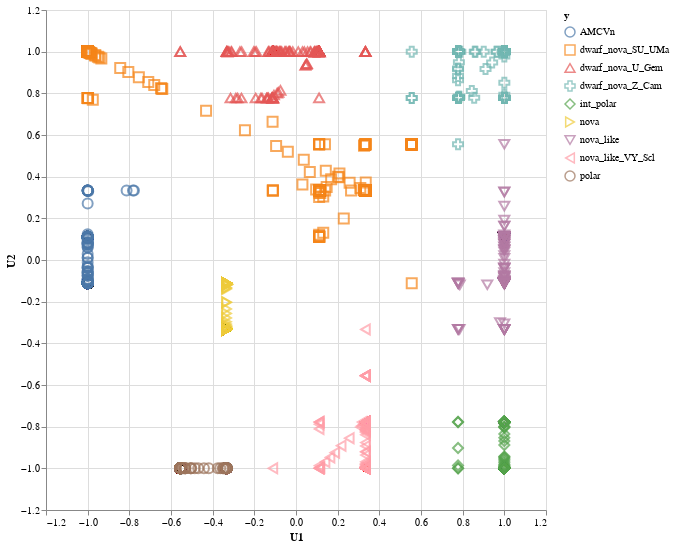

Notebook code for this chart:
### Markdown cell above
### Using class probabilities as input

### Code cell
# Preliminaries
# If you try to create a plot that will directly embed a dataset with more than 5000 rows, you will see a MaxRowsError:
# This is not because Altair cannot handle larger datasets, but it is because it is important for the user to think carefully 
# about how large datasets are handled. As noted above in Why does Altair lead to such extremely large notebooks?, 
# it is quite easy to end up with very large notebooks if you make many visualizations of a large dataset, and this error 
# is a way of preventing that.
# If you are certain you would like to embed your dataset within the visualization specification, you can disable the 
# MaxRows check with the following:

alt.data_transformers.disable_max_rows()


# These are all our class probabilities from our original model.
labels2 = enc.classes_.tolist()
preds_train = mod.predict_proba(X_train_fnl)
preds_train_orig = mod.predict_proba(X_train_imp)
preds_X = mod.predict_proba(X_final)
preds_test = mod.predict_proba(X_test_fnl)

# Let's add some column names.
preds_train_df = pd.DataFrame()
for count, name in enumerate(labels2):
    preds_train_df[name] = preds_train[:,count]

preds_train_orig_df = pd.DataFrame()
for count, name in enumerate(labels2):
    preds_train_orig_df[name] = preds_train_orig[:,count]

preds_test_df = pd.DataFrame()
for count, name in enumerate(labels2):
    preds_test_df[name] = preds_test[:,count]

# Just alter the scalerfit to change the data that is used to scale the data.
scalerfit = preds_train_df
scaler = StandardScaler().fit(scalerfit)
preds_train_df = scaler.transform(preds_train_df)
preds_test_df = scaler.transform(preds_test_df)
preds_train_orig_df = scaler.transform(preds_train_orig_df)

# Change train depending on whether you want ugtm to use the training or test data for the latent space.
# Change test, and labels depending on whether you want to see the projections of the training or test data onto the latent space.
# Change X set which dataset you want to see the features for, this will be the same test.
train = preds_train_df # preds_train_df, preds_test_df, preds_train_orig_df
test = preds_train_df # preds_train_df, preds_test_df, preds_train_orig_df
labels = y_train_fnl # y_train_fnl, y_test_fnl, y_train
X_set = X_train_fnl # X_train_fnl, X_test_fnl, X_train_imp

gtm_model = ugtm.runGTM(train,verbose=False,k=10)

# Use the following if you want to see the projections of the test data onto the latent space.
transformed=ugtm.transform(optimizedModel=gtm_model,train=train,test=test)

# mean projection
# mean position of each data point in latent space.
# Further information located here: https://ugtm.readthedocs.io/en/latest/ugtm.html?highlight=ugtm.matY#module-ugtm.ugtm_classes/
# For projection of test data use: mean_u = transformed.matMeans, otherwise use:
# mean_u = gtm_model.matMeans
mean_u = transformed.matMeans

mean_u = pd.DataFrame(mean_u, columns=['U1','U2'])

# Add the labels to the latent space. Since we are using the training data, we use y_train_fnl, otherwise use y_test_fnl.
mean_u_labels = mean_u.copy()
mean_u_labels['y'] = enc.inverse_transform(labels)
# If using either the non-resampled training data or the test data, use the following to append the original index.
# mean_u_labels['index'] = X_train_fnl_idx

# May also use. Actually you can't as this is just a scikit learn wrapper and does not contain the methods of the above.
gtm_model2 = eGTM(k=10,verbose=False).fit(train).transform(train)
mean_u2 = pd.DataFrame()
mean_u2['U1'] = gtm_model2[:,0]
mean_u2['U2'] = gtm_model2[:,1]

# Plot the latent space. But do so with a combination of different shapes and colours.

selection = alt.selection_point(fields=['series'], bind='legend')

alt.Chart(mean_u_labels, width=500, height=500).mark_point(size=100).encode(
    x='U1', 
    y='U2',
    color= 'y',
    shape='y',
    tooltip=['y']
    # opacity=alt.condition(selection, alt.value(1), alt.value(0.2))
    )

### Figure 1 — Vega-Lite specification as saved in the notebook (floating-point values rounded to 4 significant figures; data arrays with more than 128 entries replaced by an {"elided": "..."} marker saying what was removed)
{"config": {"view": {"continuousWidth": 300, "continuousHeight": 300}}, "data": {"name": "data-93af94eb253bdd4909443aa8be6a5316"}, "mark": {"type": "point", "size": 100}, "encoding": {"color": {"field": "y", "type": "nominal"}, "shape": {"field": "y", "type": "nominal"}, "tooltip": [{"field": "y", "type": "nominal"}], "x": {"field": "U1", "type": "quantitative"}, "y": {"field": "U2", "type": "quantitative"}}, "height": 500, "width": 500, "$schema": "https://vega.github.io/schema/vega-lite/v5.8.0.json", "datasets": {"data-93af94eb253bdd4909443aa8be6a5316": {"elided": "3479 records"}}}
